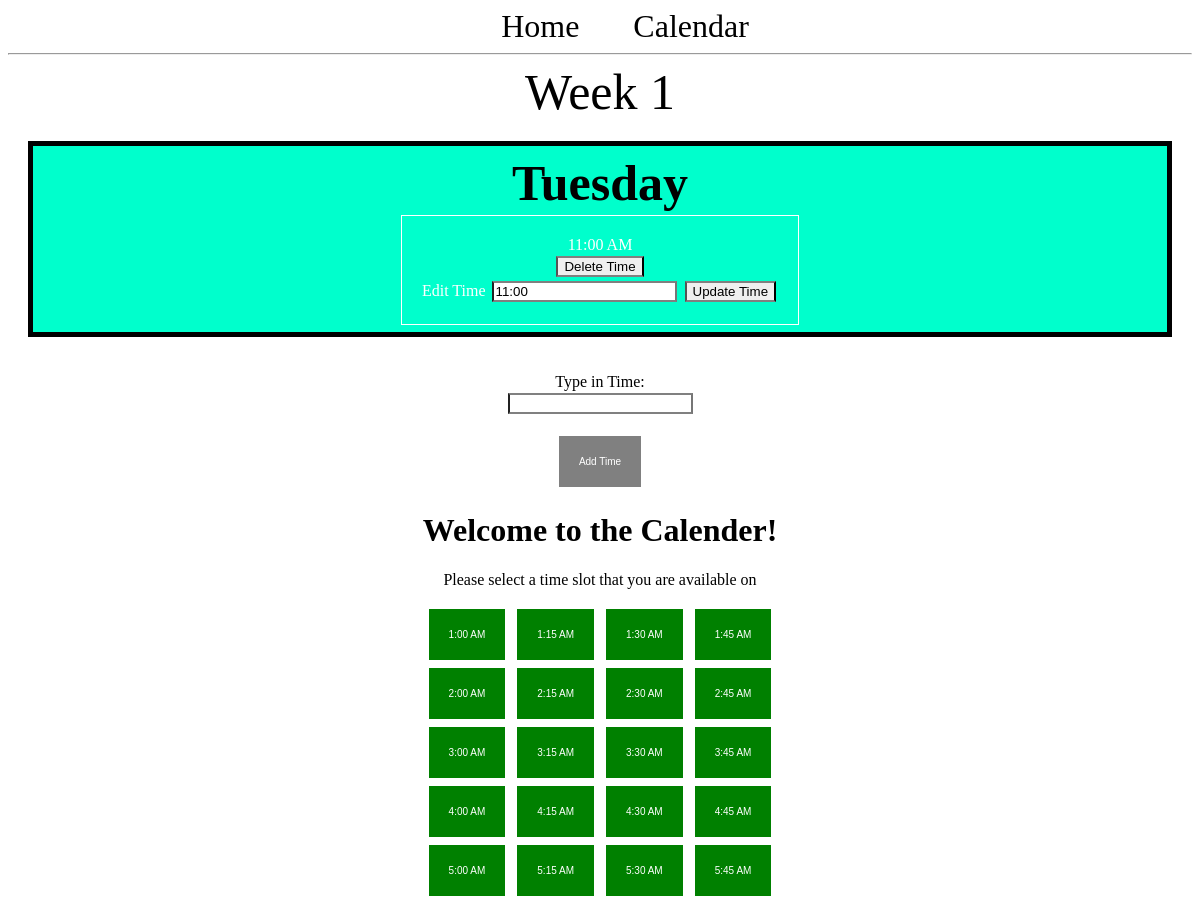
Before: /day/2/ (upper part) with the older database file.
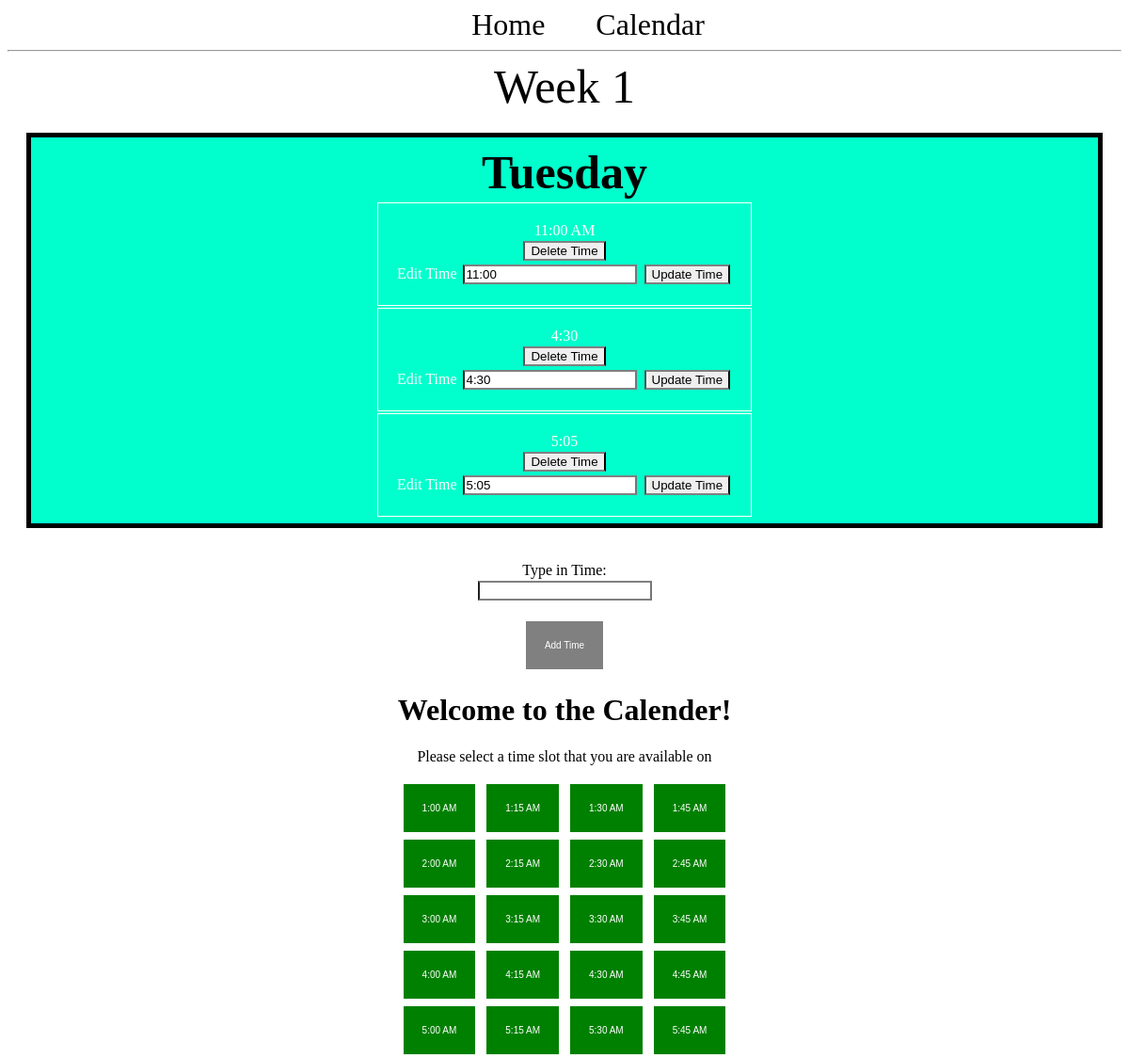
After: the same page with the newer database file.
### app.py (models this page shows, shortened)
class Time(db.Model):
  id = db.Column(db.Integer, primary_key=True)
  time = db.Column(db.String(100))
  day_id = db.Column(db.Integer, db.ForeignKey('day.id'))

### app.py (the view)
@app.route('/day/<int:day_id>/', methods=('GET', 'POST'))
def display_day(day_id):
  day = Day.query.get_or_404(day_id)
  if request.method == 'POST':
    time = Time(time=request.form['time'], day=day) #Needs to be updated to handle an array -SL
    db.session.add(time)
    db.session.commit()
    return redirect(url_for('display_day', day_id=day.id))
  return render_template('calendar.html', day=day)

### templates/calendar.html (shortened to what this page needs)
<!DOCTYPE html>
<html>
<head>
  <link rel="stylesheet" href="{{url_for('static', filename='base.css')}}"/>
</head>
<nav>
  <a href="/">Home</a>
  <a href="{{ url_for('index') }}">Calendar</a>
</nav>
<hr>
<head>
  <link href="{{ url_for('static', filename='./style.css') }}" rel="stylesheet" type="text/css"/>
</head>
  {% block content %}
  <span class="title"<h1>{% block title %} Week {{day.week_id}} {% endblock %}</h1></span>
  <div class="content">
    <div class="month">
      <div class="content">
          <table class="day">
            <tr>
              <th class="title">{{day.day}}</th>
            </tr>
            {% for time in day.times %}
              <tr>
                <td>
                  {{time.time}}
                  <div>
                    <form method="POST" action="{{ url_for('delete_time', time_id=time.id) }}">
                      <input type="submit" value="Delete Time" onclick="return confirm('Are you sure you want to delete this time?')">
                    </form>
                  </div>
                  <div>
                    <form method="PUT" action="{{ url_for('edit_time', time_id=time.id) }}">
                        <label for="time">Edit Time</label>
                        <input type="text" name="time" value={{time.time}} placeholder="Time"></input>
                        <input type="submit" value="Update Time"></input>
                    </form>
                  </div>
                </td>
              </tr>
            {% endfor %}
          </table>
      </div>
    </div>
  </div>
{% endblock %}
<form method="post">
  <p>
    <label for="time">Type in Time:</label><br>
    <input type="text" id="time" name="time"><br>
  </p>
  <p>
    <button type="submit" id="retroSubmit">Add Time</button>
  </p>
</form>
<body>
  <h1> Welcome to the Calender!</h1>
  <p> Please select a time slot that you are available on </p>
  <button id="01:00">1:00 AM</button>
  <button id="01:15">1:15 AM</button>
  <button id="01:30">1:30 AM</button>
  <button id="01:45">1:45 AM</button>
  <br>
  <button id="02:00">2:00 AM</button>
  <button id="02:15">2:15 AM</button>
  <button id="02:30">2:30 AM</button>
  <button id="02:45">2:45 AM</button>
  <br>
  <button id="03:00">3:00 AM</button>
  <button id="03:15">3:15 AM</button>
  <button id="03:30">3:30 AM</button>
  <button id="03:45">3:45 AM</button>
  <br>
  <button id="04:00">4:00 AM</button>
  <button id="04:15">4:15 AM</button>
  <button id="04:30">4:30 AM</button>
  <button id="04:45">4:45 AM</button>
  <br>
  <button id="05:00">5:00 AM</button>
  <button id="05:15">5:15 AM</button>
  <button id="05:30">5:30 AM</button>
  <button id="05:45">5:45 AM</button>
  <br>
  <br>
  <br>
  <br>
  <br>
  <br>
  <br>
  <br>
  <br>
  <br>
  <br>
  <br>
  <br>
  <br>
  <br>
  <br>
  <br>
  <br>
  <br>
  <br> <br>
  <br><br>
</body>
</html>

Changed rows visible on the page:
added Time: time "4:30"
added Time: time "5:05"
